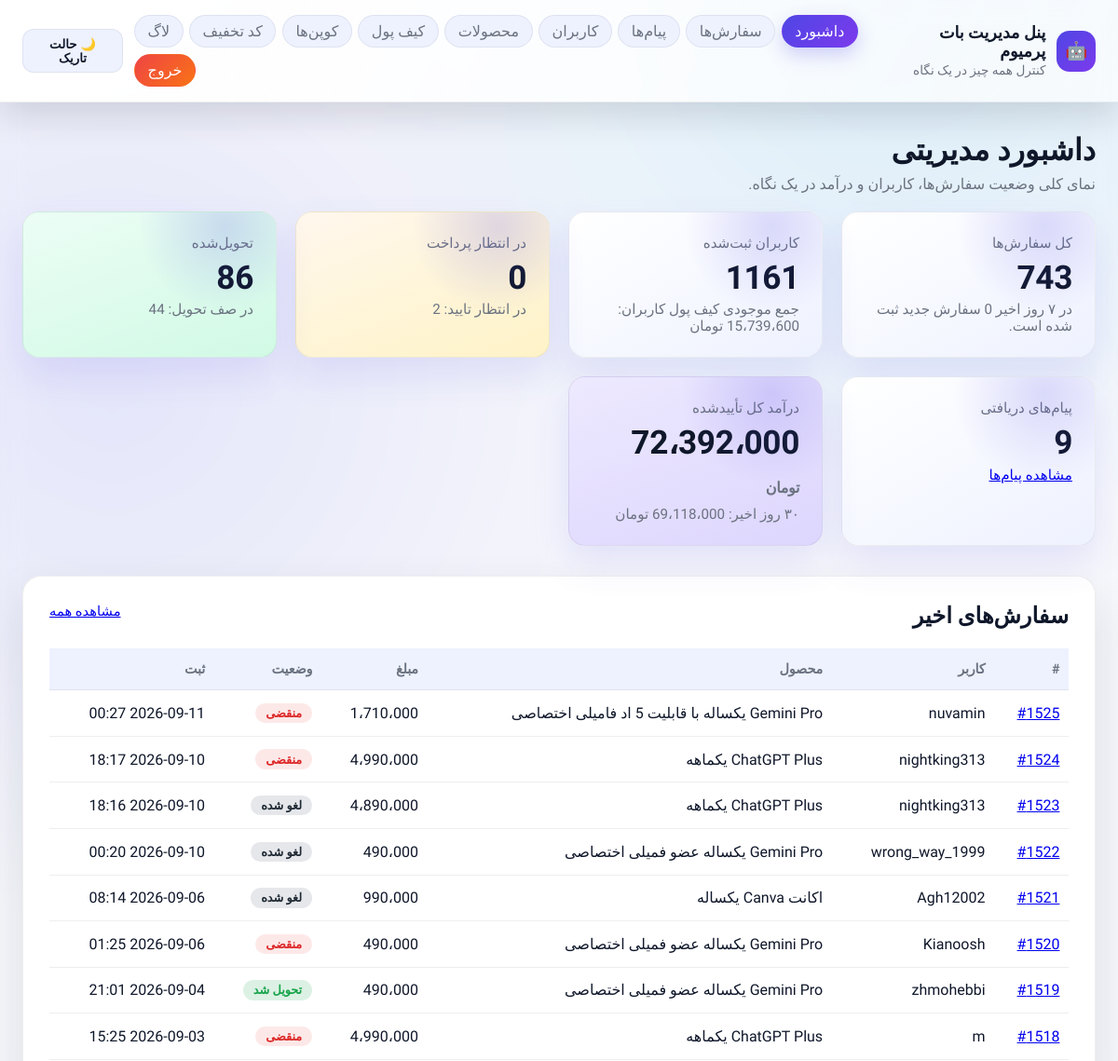
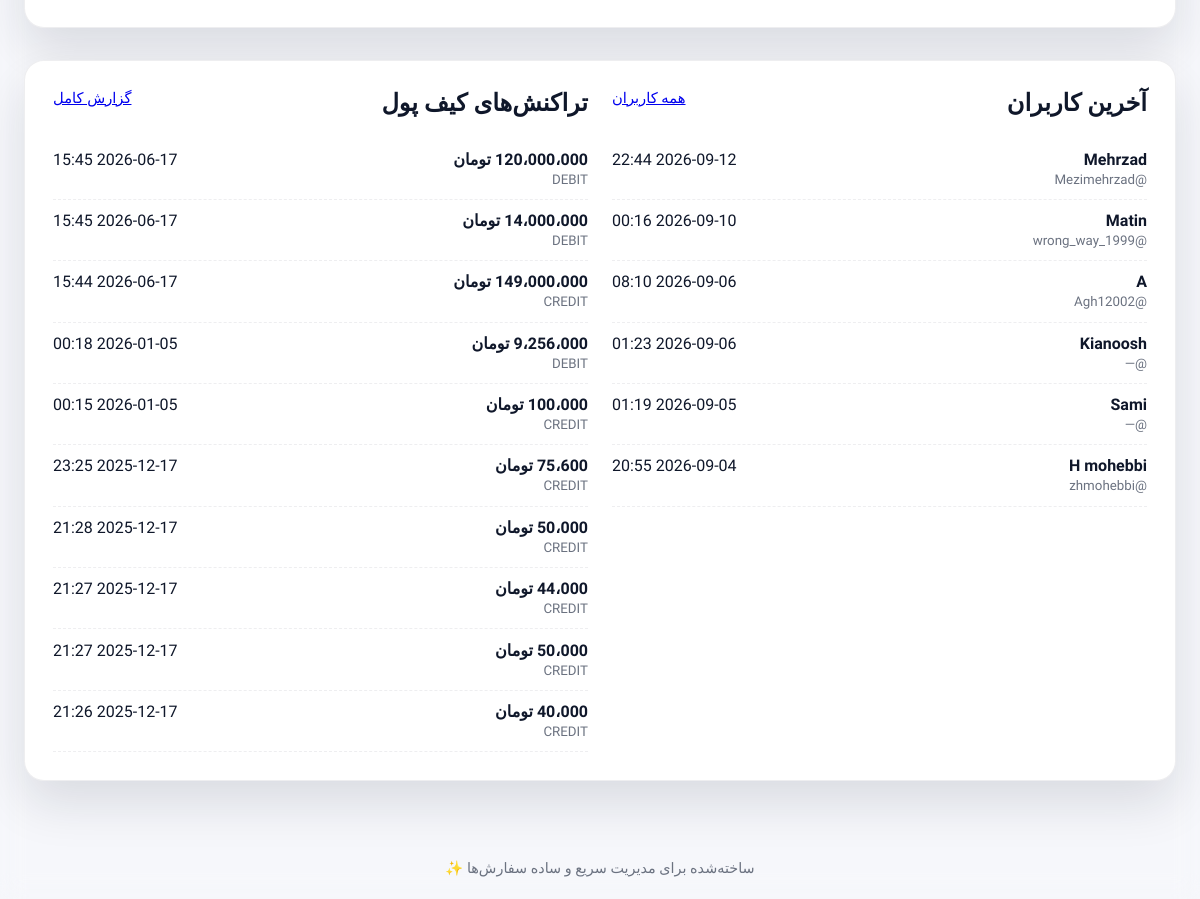
The app's page /dashboard (signed in) with its own data (2 pictures, top to bottom).
### tables this page shows
CREATE TABLE orders(
            id INTEGER PRIMARY KEY AUTOINCREMENT,
            user_id INTEGER, username TEXT, first_name TEXT,
            plan_id TEXT, plan_title TEXT, price TEXT,
            receipt_file_id TEXT, receipt_text TEXT,
            status TEXT, created_at TEXT, updated_at TEXT
        , service_category TEXT, service_code TEXT, account_mode TEXT, customer_email TEXT, customer_secret_encrypted TEXT, amount_total INTEGER, currency TEXT, payment_type TEXT, wallet_used_amount INTEGER DEFAULT 0, wallet_reserved_amount INTEGER DEFAULT 0, await_deadline TEXT, notes TEXT, customer_message TEXT, manager_note TEXT, internal_cost INTEGER DEFAULT 0, net_revenue INTEGER DEFAULT 0, amount_subtotal INTEGER DEFAULT 0, discount_amount INTEGER DEFAULT 0, discount_code_id INTEGER, discount_code TEXT, discount_applied_at TEXT, product_code TEXT, amount_original INTEGER DEFAULT 0, discount_id INTEGER, discount_title TEXT, discount_locked INTEGER DEFAULT 0, require_username INTEGER DEFAULT 0, require_password INTEGER DEFAULT 0, customer_username TEXT, customer_password TEXT, allow_first_plan INTEGER DEFAULT 0, cashback_percent INTEGER DEFAULT 0, cashback_applied_amount INTEGER DEFAULT 0);

CREATE TABLE users(
            user_id INTEGER PRIMARY KEY,
            username TEXT, first_name TEXT,
            wallet_balance INTEGER DEFAULT 0,
            ref_by INTEGER, ref_count INTEGER DEFAULT 0,
            earnings_total INTEGER DEFAULT 0,
            created_at TEXT, updated_at TEXT
        , contact_phone TEXT, contact_verified INTEGER DEFAULT 0, contact_shared_at TEXT, is_blocked INTEGER DEFAULT 0);

CREATE TABLE wallet_tx(
            id INTEGER PRIMARY KEY AUTOINCREMENT,
            user_id INTEGER NOT NULL,
            order_id INTEGER,
            amount INTEGER NOT NULL,
            type TEXT NOT NULL, -- CREDIT/DEBIT/RESERVE/REFUND
            note TEXT,
            created_at TEXT
        );

### app/webadmin/server.py (the view)
    @app.get("/dashboard", name="dashboard")
    async def dashboard(request: Request, user: str = Depends(_login_required)):
        snapshot = get_dashboard_snapshot()
        snapshot["messages_total"] = count_service_messages()
        recent_orders = list_recent_orders()
        recent_users = list_recent_users()
        recent_wallet = list_recent_wallet_tx()
        return _render(
            request,
            "dashboard.html",
            {
                "title": "داشبورد",
                "snapshot": snapshot,
                "recent_orders": recent_orders,
                "recent_users": recent_users,
                "recent_wallet": recent_wallet,
                "format_amount": _format_amount,
                "format_datetime": _format_datetime,
                "nav": "dashboard",
            },
        )

### app/webadmin/templates/dashboard.html
{% extends 'base.html' %}
{% block content %}
<div class="page-header">
    <div>
        <h1>داشبورد مدیریتی</h1>
        <p class="subtext">نمای کلی وضعیت سفارش‌ها، کاربران و درآمد در یک نگاه.</p>
    </div>
</div>
<section class="grid cards">
    <div class="card">
        <div class="card-title">کل سفارش‌ها</div>
        <div class="card-value">{{ snapshot.orders_total }}</div>
        <div class="card-sub">در ۷ روز اخیر {{ snapshot.new_orders_week }} سفارش جدید ثبت شده است.</div>
    </div>
    <div class="card">
        <div class="card-title">کاربران ثبت‌شده</div>
        <div class="card-value">{{ snapshot.users_total }}</div>
        <div class="card-sub">جمع موجودی کیف پول کاربران: {{ format_amount(snapshot.wallet_totals.get('CREDIT', 0) - snapshot.wallet_totals.get('DEBIT', 0) + snapshot.wallet_totals.get('REFUND', 0)) }} تومان</div>
    </div>
    <div class="card warning">
        <div class="card-title">در انتظار پرداخت</div>
        <div class="card-value">{{ snapshot.awaiting_payment }}</div>
        <div class="card-sub">در انتظار تایید: {{ snapshot.pending_confirm }}</div>
    </div>
    <div class="card success">
        <div class="card-title">تحویل‌شده</div>
        <div class="card-value">{{ snapshot.delivered }}</div>
        <div class="card-sub">در صف تحویل: {{ snapshot.in_queue }}</div>
    </div>
    <div class="card">
        <div class="card-title">پیام‌های دریافتی</div>
        <div class="card-value">{{ snapshot.messages_total }}</div>
        <div class="card-sub"><a class="link" href="{{ url_for('messages') }}">مشاهده پیام‌ها</a></div>
    </div>
    <div class="card accent">
        <div class="card-title">درآمد کل تأییدشده</div>
        <div class="card-value">{{ format_amount(snapshot.revenue_total) }} <span class="unit">تومان</span></div>
        <div class="card-sub">۳۰ روز اخیر: {{ format_amount(snapshot.revenue_30_days) }} تومان</div>
    </div>
</section>
<section class="panel">
    <header>
        <h2>سفارش‌های اخیر</h2>
        <a class="link" href="{{ url_for('orders_page') }}">مشاهده همه</a>
    </header>
    <table>
        <thead>
            <tr>
                <th>#</th>
                <th>کاربر</th>
                <th>محصول</th>
                <th>مبلغ</th>
                <th>وضعیت</th>
                <th>ثبت</th>
            </tr>
        </thead>
        <tbody>
            {% for order in recent_orders %}
            <tr>
                <td><a href="{{ url_for('order_detail', order_id=order.id) }}">#{{ order.id }}</a></td>
                <td>{{ order.username or order.first_name or '—' }}</td>
                <td>{{ order.plan_title or order.service_code or '—' }}</td>
                <td>{{ format_amount(order.amount_total or order.price) }}</td>
                <td><span class="badge {{ order.status|lower }}">{{ order_status_labels.get(order.status, order.status) }}</span></td>
                <td>{{ format_datetime(order.created_at) }}</td>
            </tr>
            {% else %}
            <tr><td colspan="6" class="empty">سفارشی ثبت نشده است.</td></tr>
            {% endfor %}
        </tbody>
    </table>
</section>
<section class="panel two-column">
    <div>
        <header>
            <h2>آخرین کاربران</h2>
            <a class="link" href="{{ url_for('users_page') }}">همه کاربران</a>
        </header>
        <ul class="list">
            {% for user in recent_users %}
            <li>
                <span>
                    <strong>{{ user.first_name or 'بدون نام' }}</strong>
                    <small>@{{ user.username or '—' }}</small>
                </span>
                <span>{{ format_datetime(user.created_at) }}</span>
            </li>
            {% else %}
            <li class="empty">کاربری ثبت نشده است.</li>
            {% endfor %}
        </ul>
    </div>
    <div>
        <header>
            <h2>تراکنش‌های کیف پول</h2>
            <a class="link" href="{{ url_for('wallet_page') }}">گزارش کامل</a>
        </header>
        <ul class="list">
            {% for tx in recent_wallet %}
            <li>
                <span>
                    <strong>{{ format_amount(tx.amount) }} تومان</strong>
                    <small>{{ tx.type }}</small>
                </span>
                <span>{{ format_datetime(tx.created_at) }}</span>
            </li>
            {% else %}
            <li class="empty">تراکنشی وجود ندارد.</li>
            {% endfor %}
        </ul>
    </div>
</section>
{% endblock %}

### app/webadmin/templates/base.html (shortened to what this page needs)
<!DOCTYPE html>
<html lang="fa" dir="rtl">
<head>
    <link rel="stylesheet" href="{{ url_for('static', path='/styles.css') }}">
</head>
<body data-theme="{{ theme }}">
<div class="app-shell">
    <header class="topbar">
        <div class="topbar-inner">
            <div class="brand">
                <span class="brand-mark">🤖</span>
                <div class="brand-text">
                    <strong>پنل مدیریت بات پرمیوم</strong>
                    <small>کنترل همه چیز در یک نگاه</small>
                </div>
            </div>
            {% if request.session.get('auth_user') %}
            <div class="topbar-actions">
                <nav>
                    <a href="{{ url_for('dashboard') }}" class="chip {{ 'active' if nav == 'dashboard' else '' }}">داشبورد</a>
                    <a href="{{ url_for('orders_page') }}" class="chip {{ 'active' if nav == 'orders' else '' }}">سفارش‌ها</a>
                    <a href="{{ url_for('messages') }}" class="chip {{ 'active' if nav == 'messages' else '' }}">پیام‌ها</a>
                    <a href="{{ url_for('users_page') }}" class="chip {{ 'active' if nav == 'users' else '' }}">کاربران</a>
                    <a href="{{ url_for('products_page') }}" class="chip {{ 'active' if nav == 'products' else '' }}">محصولات</a>
                    <a href="{{ url_for('wallet_page') }}" class="chip {{ 'active' if nav == 'wallet' else '' }}">کیف پول</a>
                    <a href="{{ url_for('coupons_page') }}" class="chip {{ 'active' if nav == 'coupons' else '' }}">کوپن‌ها</a>
                    <a href="{{ url_for('discounts_page') }}" class="chip {{ 'active' if nav == 'discounts' else '' }}">کد تخفیف</a>
                    <a href="{{ url_for('logs_page') }}" class="chip {{ 'active' if nav == 'logs' else '' }}">لاگ</a>
                    <a href="{{ url_for('logout') }}" class="chip danger">خروج</a>
                </nav>
                <form method="post" action="{{ url_for('toggle_theme') }}" class="theme-toggle">
                    <button type="submit">{{ '☀️ حالت روشن' if theme == 'dark' else '🌙 حالت تاریک' }}</button>
                </form>
            </div>
            {% endif %}
        </div>
    </header>
    <main class="container">
        {% block content %}{% endblock %}
    </main>
    <footer class="footer">ساخته‌شده برای مدیریت سریع و ساده سفارش‌ها ✨</footer>
</div>
</body>
</html>

### records on screen
orders: id "1525", username "nuvamin", plan_title "Gemini Pro یکساله با قابلیت 5 اد فامیلی اختصاصی", amount_total "1،710،000", get "منقضی", created_at "2026-09-11 00:27"
orders: id "1524", username "nightking313", plan_title "ChatGPT Plus یکماهه", amount_total "4،990،000", get "منقضی", created_at "2026-09-10 18:17"
orders: id "1523", username "nightking313", plan_title "ChatGPT Plus یکماهه", amount_total "4،890،000", get "لغو شده", created_at "2026-09-10 18:16"
orders: id "1522", username "wrong_way_1999", plan_title "Gemini Pro یکساله عضو فمیلی اختصاصی", amount_total "490،000", get "لغو شده", created_at "2026-09-10 00:20"
orders: id "1521", username "Agh12002", plan_title "اکانت Canva یکساله", amount_total "990،000", get "لغو شده", created_at "2026-09-06 08:14"
orders: id "1520", first_name "Kianoosh", plan_title "Gemini Pro یکساله عضو فمیلی اختصاصی", amount_total "490،000", get "منقضی", created_at "2026-09-06 01:25"
orders: id "1519", username "zhmohebbi", plan_title "Gemini Pro یکساله عضو فمیلی اختصاصی", amount_total "490،000", get "تحویل شد", created_at "2026-09-04 21:01"
orders: id "1518", first_name "m", plan_title "ChatGPT Plus یکماهه", amount_total "4،990،000", get "منقضی", created_at "2026-09-03 15:25"
users: first_name "Mehrzad", username "Mezimehrzad", created_at "2026-09-12 22:44"
users: first_name "Matin", username "wrong_way_1999", created_at "2026-09-10 00:16"
users: first_name "A", username "Agh12002", created_at "2026-09-06 08:10"
users: first_name "Kianoosh", username "—", created_at "2026-09-06 01:23"
users: first_name "Sami", username "—", created_at "2026-09-05 01:19"
users: first_name "H mohebbi", username "zhmohebbi", created_at "2026-09-04 20:55"
wallet_tx: type "DEBIT", created_at "2026-06-17 15:45"
wallet_tx: amount "14،000،000", type "DEBIT", created_at "2026-06-17 15:45"
wallet_tx: type "CREDIT", created_at "2026-06-17 15:44"
wallet_tx: amount "9،256،000", type "DEBIT", created_at "2026-01-05 00:18"
wallet_tx: amount "100،000", type "CREDIT", created_at "2026-01-05 00:15"
wallet_tx: amount "75،600", type "CREDIT", created_at "2025-12-17 23:25"
wallet_tx: amount "50،000", type "CREDIT", created_at "2025-12-17 21:28"
wallet_tx: amount "44،000", type "CREDIT", created_at "2025-12-17 21:27"
wallet_tx: amount "50،000", type "CREDIT", created_at "2025-12-17 21:27"
wallet_tx: amount "40،000", type "CREDIT", created_at "2025-12-17 21:26"

### other values on screen
{{ '☀️ حالت روشن' if theme == 'dark' else '🌙 حالت تاریک' }} "🌙 حالت تاریک"
{{ snapshot.orders_total }} "743"
{{ snapshot.users_total }} "1161"
{{ snapshot.awaiting_payment }} "0"
{{ snapshot.pending_confirm }} "2"
{{ snapshot.delivered }} "86"
{{ snapshot.in_queue }} "44"
{{ snapshot.messages_total }} "9"
